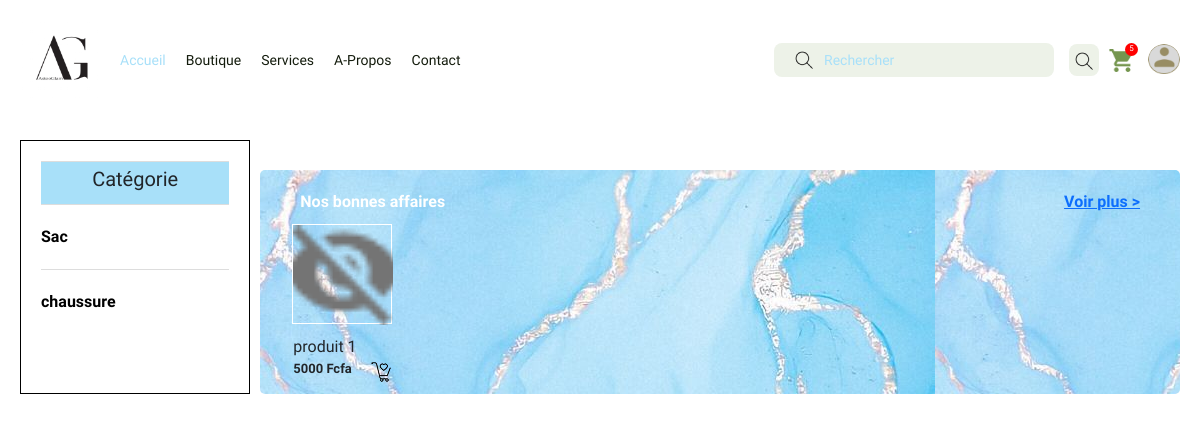
The app's page /, older data.
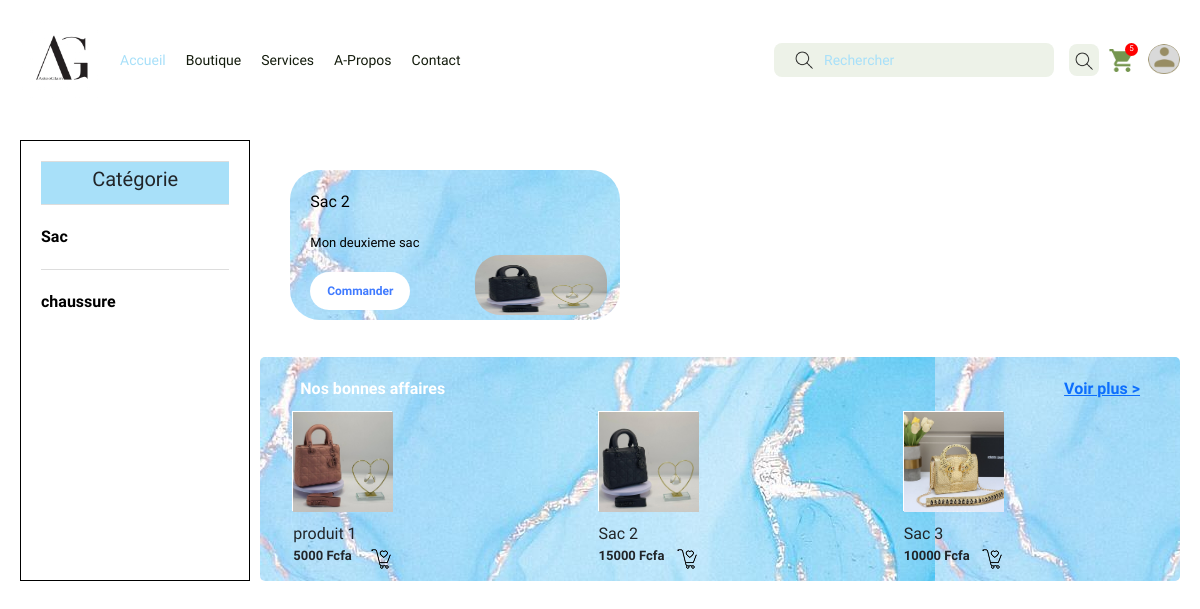
The same page, newer data.
### vente/models.py (models this page shows, shortened)
class Categorie(models.Model):
    nom= models.CharField(max_length=100)
    description= models.TextField()
    image = models.ImageField(upload_to= 'categorie_image/')

class BonnesAffaire(models.Model):
    produit = models.ForeignKey(Produit,on_delete=models.SET_NULL,null=True)
    date = models.DateField(auto_now_add=True)

class Produit(models.Model):
    nom = models.CharField(max_length=100)
    prix = models.IntegerField()
    description = models.TextField()
    categorie = models.ForeignKey(Categorie,on_delete=models.SET_NULL,null=True)
    image = models.ImageField(upload_to= 'produit_image/')

class Pub(models.Model):
    produit = models.ForeignKey(Produit,on_delete=models.SET_NULL,null=True)
    description = models.TextField()

### vente/views.py (the view)
# urls.py: path('',views.accueil,name=""),
def accueil(request):
    categories = Categorie.objects.all()
    pubs = Pub.objects.all()
    produits = Produit.objects.all()
    bonnesaffaire = BonnesAffaire.objects.all()
    return render(request,'vente/accueil.html',{'categories': categories, 'pubs': pubs,'produits': produits,'bonnesaffaires': bonnesaffaire})

### vente/templates/vente/accueil.html (shortened to what this page needs)
{%load static %}
<!DOCTYPE html>
<html lang="en">
<head>
    <link href="https://cdn.jsdelivr.net/npm/bootstrap@5.0.2/dist/css/bootstrap.min.css" rel="stylesheet">
    <link rel="stylesheet" href="{%static 'base.css'%}">
    <link rel="stylesheet" href="{%static 'accueil.css'%}">
</head>
<body>
    <nav class="large-screen-nav">
        <div class="left-ls-nav">
            <img src="{% static 'logo1.jpg'%}" alt="">
            <div class="ls-nav-links-container">
                <a class="active" href="{% url '' %}">Accueil</a>
                <a href="{% url 'boutique' %}">Boutique</a>
                <a href="{% url 'services' %}">Services</a>
                <a href="{% url 'apropos' %}">A-Propos</a>
                <a href="{% url 'contact' %}">Contact</a>
            </div>
        </div>
        <div class="right-ls-nav">
            <form action="#" class="ls-nav-search-form">
                <img class="sr-icon-ls-nav" src="{% static 'search.png'%}" alt="">
                <input type="text" name="sr-input-ls-nav" id="sr-input-ls-nav" placeholder="Rechercher">
                <button class="sr-btn-ls-nav"><img src="{% static 'search.png'%}" alt=""></button>
            </form>
            <div class="ls-nav-panier-user">
                <a href="{% url 'panier' %}">
                    <span>5</span>
                    <img src="{% static 'panier.png'%}" alt="">
                </a>
                <a href="{% url 'profil' %}">
                    <div class="user-container"></div>
                </a>
            </div>
        </div>
    </nav>
    <div class="contenu">
       <div class="cat_pub">
            <div class="gauche">
                <div class="cart-item-categorie"><h5>Catégorie</h5></div>
                {% for categorie in categories %}
                    <div class="cart-item"><a href="{% url 'categorie_filtre' categorie.id %}">{{categorie.nom}}</a></div>
                {% endfor %}
            </div>
            <div class="droite">
                <marquee direction = "right" class="pub-slider">
                    {% for pub in pubs %}
                        {% if pub.produit %}
                        <div class="pub-bloc">
                            <div class="left-bloc">
                                <span class="welcome">{{ pub.produit.nom }}</span>
                                <span class="welcome-text">{{ pub.description }} </span>
                                <a href="#" class="reserver">Commander</a>
                            </div>
                            <img class="pub-image" src="{{ pub.produit.image.url }}" alt="">
                        </div>
                        {% endif %}
                    {% endfor %}
                </marquee>
                <div class="bonne_affaire">
                    <div class="entete_cat">
                        <div class="nom_cat">Nos bonnes affaires</div>
                        <div class="voir_plus"><a href="{% url 'boutique' %}">Voir plus ></a></div>
                    </div>
                    <div class="container">
                        {% for bonnesaffaire in bonnesaffaires %}
                            {% if bonnesaffaire.produit %}
                            <div class="square-container" id="imageContainer{{ bonnesaffaire.id }}" onclick="toggleSelection('imageContainer1')">
                            <div class="formulaire">
                                <a href="{% url 'detail_produit' bonnesaffaire.produit.id %}">
                                    <img class="square-image" src="{{ bonnesaffaire.produit.image.url }}" alt="Placeholder Image">
                                </a>
                            </div>
                            <div class="image-title">
                                <div class="fruit">{{ bonnesaffaire.produit.nom }}</div>
                                <div class="ajout_panier">
                                    <div class="prix">{{ bonnesaffaire.produit.prix }} Fcfa</div>
                                    <div><img src="{%static 'Shopping Cart.png'%}" alt=""></div>
                                </div>
                            </div>
                            </div>
                            {% endif %}
                        {% endfor %}
                    </div>
                </div>
            </div>
       </div>
    </div>
</body>
</html>

### vente/static/base.css (style rules this page uses)
* { padding: 0; margin: 0; box-sizing: border-box; }
body { font-family: "Epilogue", sans-serif; font-weight: 500; font-style: normal; position: relative; }
.large-screen-nav { width: 100%; padding: 20px; display: flex; }
.left-ls-nav { width: 65%; display: flex; align-items: center; gap: 20px; }
.left-ls-nav img { width: 80px; }
.ls-nav-links-container { display: flex; gap: 20px; }
.ls-nav-links-container a { color: #141C0D; font-size: 14px; text-decoration: none; }
.ls-nav-links-container a.active { color: #A8E0F9; }
.right-ls-nav { width: 35%; display: flex; justify-content: space-between; align-items: center; }
.ls-nav-search-form { width: 80%; display: flex; gap: 15px; align-items: center; position: relative; }
.sr-icon-ls-nav { position: absolute; left: 20px; }
#sr-input-ls-nav { width: 90%; padding: 5px 50px; border: none; outline: none; border-radius: 8px; background-color: #EDF2E8; }
#sr-input-ls-nav::placeholder { color: #A8E0F9; font-size: 14px; }
.sr-btn-ls-nav { width: 32px; height: 32px; border: none; background-color: #EDF2E8; border-radius: 8px; }
.ls-nav-panier-user { display: flex; gap: 15px; align-items: center; }
.ls-nav-panier-user a img { width: 24px; }
.ls-nav-panier-user a { position: relative; }
.ls-nav-panier-user a span { position: absolute; right: -5px; top: -5px; width: 13px; height: 13px; background-color: red; display: flex; align-items: center; justify-content: center; border-radius: 50%; color: white; font-size: 8px; }
.user-container { width: 32px; height: 32px; background-image: url("/static/pp.png"); background-size: contain; background-repeat: no-repeat; border-radius: 50%; }
.contenu { padding: 20px; }

### vente/static/accueil.css (style rules this page uses)
.gauche { width: 20%; border: 1px solid black; padding: 20px; gap: 20px; }
.droite { width: 80%; margin-left: 10px; }
.cat_pub { display: flex; }
.pub-slider { min-width: 100%; margin: 30px 0; }
.pub-bloc { display: inline-block; position: relative; width: 330px; height: 150px; background-image: url("/static/blue.jpg"); border-radius: 30px; margin-left: 30px; }
.left-bloc { width: 320px; height: 120px; position: absolute; top: 20px; margin-left: 20px; display: flex; flex-direction: column; justify-content: space-between; }
.welcome { color: black; font-size: 16px; }
.welcome-text { font-size: 13px; width: 50%; color: black; }
.reserver { width: 100px; padding: 10px 10px; color: white; border-radius: 20px; color: #407BFF; background-color: white; border: none; font-weight: bold; text-align: center; text-decoration: none; font-size: 12px; }
.pub-image { position: absolute; width: 40%; height: 40%; right: 13px; bottom: 5px; border-radius: 25px; }
.container { display: grid; grid-template-columns: repeat(auto-fit, minmax(100px, 1fr)); grid-gap: 60px; align-items: flex-start; }
.square-container { width: 100px; height: 100px; position: relative; border: 1px solid white; cursor: pointer; margin-bottom: 50px; }
.square-image { width: 100px; height: 100px; object-fit: cover; }
.image-title { margin-top: 10px; }
.ajout_panier { display: flex; justify-content: space-between; }
.entete_cat { display: flex; justify-content: space-between; margin-left: 20px; margin-right: 20px; margin-bottom: 10px; font-size: 16px; font-weight: bold; }
.nom_cat { color: white; font-weight: bold; }
.prix { font-size: 13px; font-weight: bold; }
.bonne_affaire { background-image: url("/static/blue.jpg"); padding: 20px; border-radius: 5px; }
.cart-item { display: flex; flex-wrap: wrap; align-items: center; border-top: 1px solid #ddd; padding: 20px 0; gap: 15px; }
.cart-item a { text-decoration: none; color: #000000; font-weight: bold; }
.cart-item-categorie { display: flex; flex-wrap: wrap; align-items: center; border-top: 1px solid #ddd; gap: 15px; justify-content: center; align-items: center; background-color: #A8E0F9; padding: 5px; }

Row changes from the older to the newer data that the page shows:
added Pub: produit.nom "Sac 2", description "Mon deuxieme sac", produit.image (picture)
changed through a linked row, BonnesAffaire "produit 1": produit.image: a different picture
added BonnesAffaire: produit.image (picture), produit.nom "Sac 2", produit.prix "15000"
added BonnesAffaire: produit.image (picture), produit.nom "Sac 3", produit.prix "10000"
